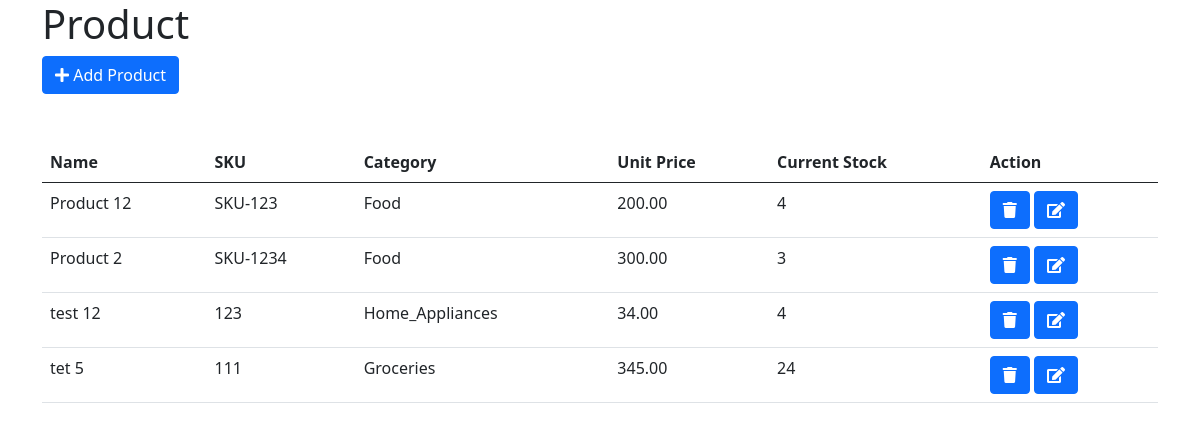
/dashboard/, run on the app's committed database.
### super_shop/models.py (models this page shows, shortened)
class Product(models.Model):
    name = models.CharField(max_length=256, blank=True, null=True)
    code = models.CharField(max_length=256, blank=True, null=True)
    category = models.CharField(max_length=256,
        choices=Category.category_list, default=Category.FOOD, blank=True, null=True)
    unit_price = models.DecimalField(max_digits=11, decimal_places=2, blank=True, null=True)
    current_stock = models.IntegerField()

### super_shop/views.py (the view)
# urls.py: path('dashboard/', dashboard_index, name='dashboard_index'),
def dashboard_index(request):
    product_list = Product.objects.all()
    ctx = {
        'products': product_list
    }
    return render(request, template_name='dashboard/index.html', context=ctx)

### templates/dashboard/index.html (shortened to what this page needs)
{% extends 'base.html' %}
{% block body %}
<h1>Product</h1>
<div class="row align-items-end">
    <div class="col-2 float-end">
        <a href="{% url 'product_add' %}" class="btn btn-primary"><i class="fa fa-plus"></i> Add Product</a>
    </div>
</div>
<div class="row mt-5">
    <div class="col">
        <table class="table">
            <thead>
                <tr>
                    <th>Name</th>
                    <th>SKU</th>
                    <th>Category</th>
                    <th>Unit Price</th>
                    <th>Current Stock</th>
                    <th>Action</th>
                </tr>
            </thead>
            <tbody>
                {% for product in products %}
                <tr>
                    <td>{{ product.name }}</td>
                    <td>{{ product.code }}</td>
                    <td>{{ product.category|title }}</td>
                    <td>{{ product.unit_price }}</td>
                    <td>{{ product.current_stock }}</td>
                    <td>
                        <a href="{% url 'product_delete' product.id %}" class='btn btn-primary btn-primarylight'><i
                                class="fa fa-trash"></i></a>
                        <a href="{% url 'product_edit' product.id %}" class='btn btn-primary btn-primarylight'><i
                                class="fa fa-edit"></i></a>
                    </td>
                </tr>
                {% endfor %}
            </tbody>
        </table>
    </div>
</div>
{% endblock body %}

### data on the page
Product: name "Product 12", code "SKU-123", category "Food", unit_price "200.00", current_stock "4"
Product: name "Product 2", code "SKU-1234", category "Food", unit_price "300.00", current_stock "3"
Product: name "test 12", code "123", category "Home_Appliances", unit_price "34.00", current_stock "4"
Product: name "tet 5", code "111", category "Groceries", unit_price "345.00", current_stock "24"
